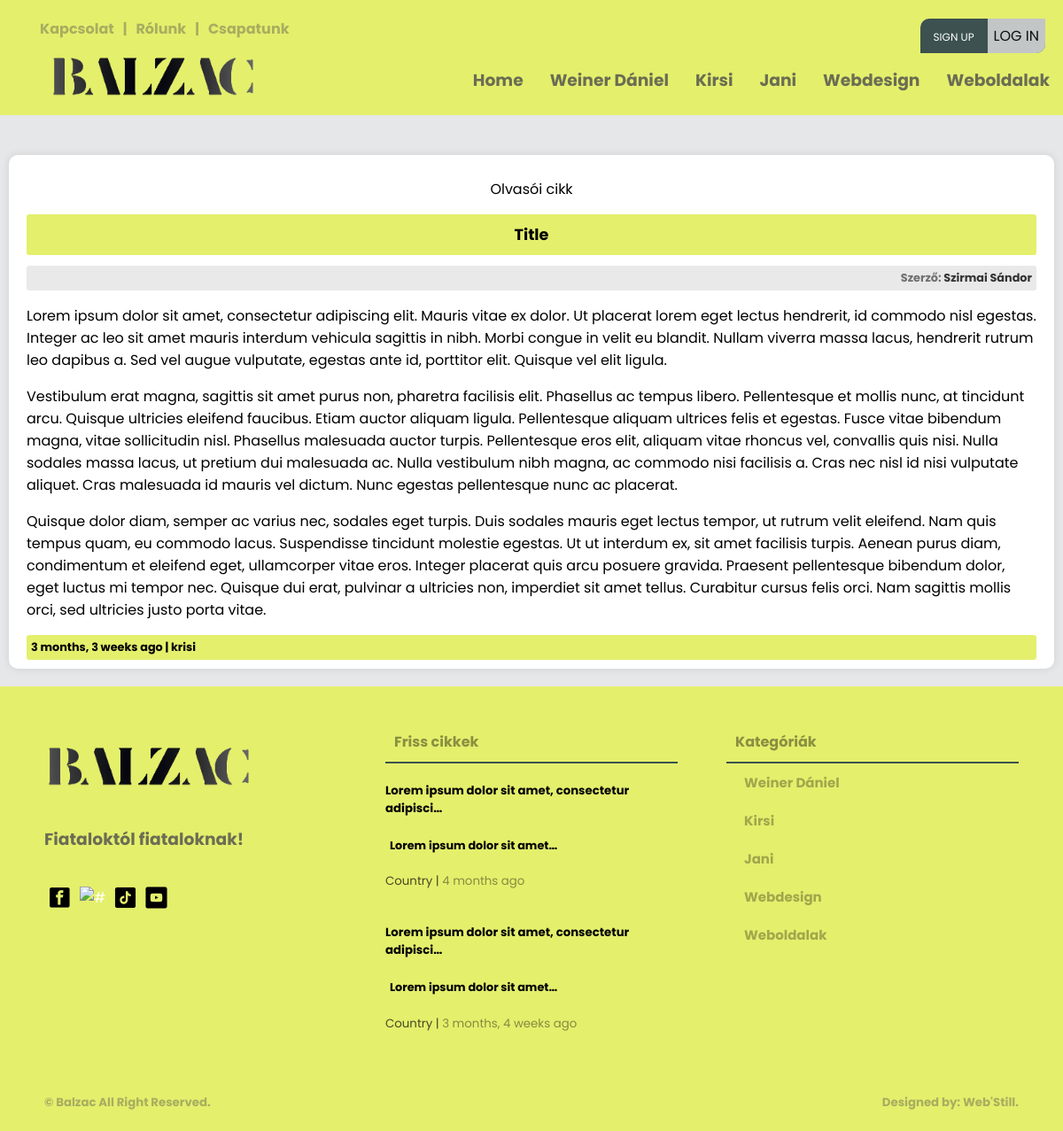
Page /auth/user-article/Title on the committed database.
### creationboard/models.py (models this page shows, shortened)
class Category(models.Model):
    user = models.ForeignKey(User, null=True, on_delete=models.CASCADE)
    name = models.CharField(max_length=200)
    class Meta:
        ordering = ['-id']

### loginsystem/models.py (models this page shows, shortened)
class ArticleUser(models.Model):
    STATUS_CHOICES = (
        ('pending', 'Pending'),
        ('approved', 'Approved'),
        ('rejected', 'Rejected'),
    )
    user = models.ForeignKey(User, on_delete=models.CASCADE)
    created = models.DateTimeField(auto_now_add=True, null=True)
    updated = models.DateTimeField(auto_now=True, null=True)
    body = RichTextUploadingField(max_length=1000000, null=True)
    category = models.CharField(max_length=100, null=True, blank=False)
    title = models.CharField(max_length=200, null=True)
    status = models.CharField(max_length=10, choices=STATUS_CHOICES, default='pending')
    class Meta:
        ordering = ['created']

class Profile(models.Model):
    user = models.OneToOneField(User, on_delete=models.CASCADE)
    img = models.ImageField(upload_to="images/", default="images/home8.jpg")
    bio = models.CharField(null=True, max_length=1000000, default='Bio:')
    name = models.CharField(null=True, max_length=300)
    phone = models.CharField(max_length=15, blank=True, null=True)

### loginsystem/views.py (the view)
# urls.py: path('user-article/<str:pk>', views.userArticlePage.as_view(), name='user-article'),
class userArticlePage(View):
    template_name = "main/user-article.html"
    def dispatch(self, request, *args, **kwargs):
        footarticle = ArticleUser.objects.all()[0:2]
        navcategory = models.Category.objects.all()[0:5]
        article = ArticleUser.objects.get(title=kwargs['pk'])
        context = {'article': article, 'category2': navcategory, 'article4': footarticle,}
        return render(request, self.template_name, context)

### templates/main/user-article.html (shortened to what this page needs)
{% load static %}
<!DOCTYPE html>
<html>
<head>
	<link rel="stylesheet" type="text/css" href="{% static 'main/style.css' %}">
</head>
<body>
	{% include 'main/navbar.html' %}
	<main>
		<div class="wrapper">
			<div class="row">
				<div class="card-04 backg">
				</div>
			</div>
			<div class="card-04 pb-2 pt-2 mb-3 mt-0">
				<p align="center">Olvasói cikk</p>
                <h1 align="center" class="m-1 title">{{ article.title}}</h1>
					<h3 class="m-0" align="right">Szerző: <a class="txt-black" href="{% url 'profile-page' article.user.username %}">{{ article.user.profile.name }}</a></h3>
					<div class="article-page-001">
						{{article.body|safe}}
					</div>
                <h5 class="m-0" align="left">{{ article.created|timesince }} ago | <a class="txt-black" href="{% url 'article-page' article.category %}">{{ article.category }}</a></h5>
            </div>
		</div>
	</main>
	{% include 'main/footer.html' %}
</body>
</html>

### templates/main/navbar.html (shortened to what this page needs)
{% load static %}
<div class="screen-big">
<nav>
    <div class="nav-one nav-flex">
        <div class="left flex">
            <ul class="top-header mt-0">
                <li><a href="{% url 'contact-us' %}"><h4>Kapcsolat</h4></a></li>
                <li><h4>|</h4></li>
                <li><a href="{% url 'about-us' %}"><h4>Rólunk</h4></a></li>
                <li><h4>|</h4></li>
                <li><a href="{% url 'team-index' %}"><h4>Csapatunk</h4></a></li>
            </ul>
        </div>
        <div class="right flex">
                <ul class="top-header">
                    {% if request.user.is_authenticated %}
                    <li>
                        <div class="header-profile-pic">
                            <div class="pic">
                                <span class="material-symbols-outlined">account_circle</span>
                            </div>
                            <div class="header-profile-info">
                                <h4><a href="{% url 'profile-page' request.user.username %}">@{{ request.user }}</a></h4>
                                <h6><a href=""><span class="material-symbols-outlined">mail_lock</span>{{ request.user.email }}</a></h6>
                            </div>
                        </div>
                    </li>
                    <!--<li><h4><a href="{% url 'profile-page' request.user.username %}">Hello, @{{ request.user }}</a></h4></li>
                    <li><h4>|</h4></li>
                    <li><h4><a href="{% url 'logout' %}"><span class="material-symbols-outlined">logout</span>Kijelentkezés</a></h4></li>-->
                    {% else %}
                    <ul class="foot-icon-margin pd-0">
                        <li class="signup-or-login"><a href="{% url 'register' %}" class="sign-up">Sign up</a><a href="{% url 'login' %}"><button class="login-btn">Log in</button></a></li>
                    </ul>
                    {% endif %}
                </ul>
        </div>
    </div>
    <div class="nav-two nav-flex">
        <div class="left flex">
            <ul>
                <a href="{% url 'index' %}"><li><img src="{% static 'main/pics/logo.png' %}" class="logo-img" alt="#" /></li>
            </ul>
        </div>
        <div class="right">
            <div class="social media">
                <ul>
                    <li><a href="{% url 'index' %}"><h3>Home</h3></a></li>
                    {% for category in category2 %}
                        <li><a href="{% url 'article-page' category.name %}"><h3>{{ category.name }}</h3></a></li>
                    {% endfor %}
                </ul>
            </div>
        </div>
    </div>
</nav>
</div>

### templates/main/footer.html
{% load static %}
<footer>
    <div class="footer">
        <div class="footer-cols footer-firts">
            <div class="col-01">
                <ul class="pd-0">
                    <a href="{% url 'index' %}"><li><img src="{% static 'main/pics/logo.png' %}" class="logo-img" alt="#" /></li>
                </ul>
                <h3>Fiataloktól fiataloknak!</h3>
                <ul class="foot-icon-margin pd-0">
                    <a href="https://www.facebook.com/profile.php?id=100090612766620" target="blank"><li><img src="{% static 'main/pics/facebook.png' %}" class="icon-img" alt="#" target="blank" /></a></li>
                    <a href="https://www.instagram.com/balzacponthu/" target="blank"><li><img src="{% static 'main/pics/instagram.png' %}" class="icon-img" alt="#" /></li></a>
                    <a href="https://www.tiktok.com/@balzac.ujsag" target="blank"><li><img src="{% static 'main/pics/tiktok.png' %}" class="icon-img" alt="#" /></li></a>
                    <a href="https://www.youtube.com/@balzacujsag" target="blank"><li><img src="{% static 'main/pics/youtube.png' %}" class="icon-img" alt="#" /></li></a>
                </ul>
            </div>
            <div class="col-02">
                <div class="box-title">
                    <h4 class="txt-black">Friss cikkek<h4>
                </div>
                {% for article in article4 %}
                <ul class="pd-0">
                    <li><a href="{% url 'article' article.id %}" class="footer-article-text">
                        <h5 class="mt-1 mb-1">{{ article.title|truncatechars:49 }}</h5>
                        <h6 class="m-0">{{ article.body|truncatechars:30|safe }}</h6>
                        <small class="black"><span><a href="{% url 'article-page' article.category %}" class="black">{{ article.category }} </a></span>  |  <span><a class="black"> {{ article.created|timesince }} ago</a></span></small>
                    </a></li>
                </ul>
                {% endfor %}
            </div>
            <div class="col-03">
                <div class="box-title">
                    <h4 class="txt-black">Kategóriák<h4>
                </div>
                <div class="box-categories">
                    <ul>
                        {% for category in category2 %}
                        <li><a href="{% url 'article-page' category.name %}" class="txt-black">{{ category.name }}</a></li>
                        {% endfor %}
                    </ul>
                </div>
            </div>
        </div>
        <div class="footer-second">
            <div>
                <h5><a href="#"> &copy; Balzac</a> All Right Reserved.<h5>
            </div>
            <div>
                <h5><a href="">Designed by: Web'Still.</a><h5>
            </div>
        </div>
    </div>
</footer>

### rows in the picture
Category: name "Weiner Dániel"
Category: name "Kirsi"
Category: name "Jani"
Category: name "Webdesign"
Category: name "Weboldalak"
ArticleUser: title "Title", user.profile.name "Szirmai Sándor", body "Lorem ipsum dolor sit amet, consectetur adipiscing elit. Mauris vitae ex dolor. Ut placerat lorem eget lectus hendrerit, id commodo nisl egestas. Integer ac leo sit amet mauris interdum vehicula sagittis in nibh. Morbi congue in velit eu blandit. Nullam viverra massa lacus, hendrerit rutrum leo dapibus a. Sed vel augue vulputate, egestas ante id, porttitor elit. Quisque vel elit ligula. Vestibulum erat magna, sagittis sit amet purus non, pharetra facilisis elit. Phasellus ac tempus libero. Pellentesque et mollis nunc, at tincidunt arcu. Quisque ultricies eleifend faucibus. Etiam auctor aliquam ligula. Pellentesque aliquam ultrices felis et egestas. Fusce vitae bibendum magna, vitae…", created "3 months, 3 weeks", category "krisi"
ArticleUser: title "Lorem ipsum dolor sit amet, consectetur adipisci…", body "Lorem ipsum dolor sit amet…", category "Country", created "4 months"
ArticleUser: title "Lorem ipsum dolor sit amet, consectetur adipisci…", body "Lorem ipsum dolor sit amet…", category "Country", created "3 months, 4 weeks"
